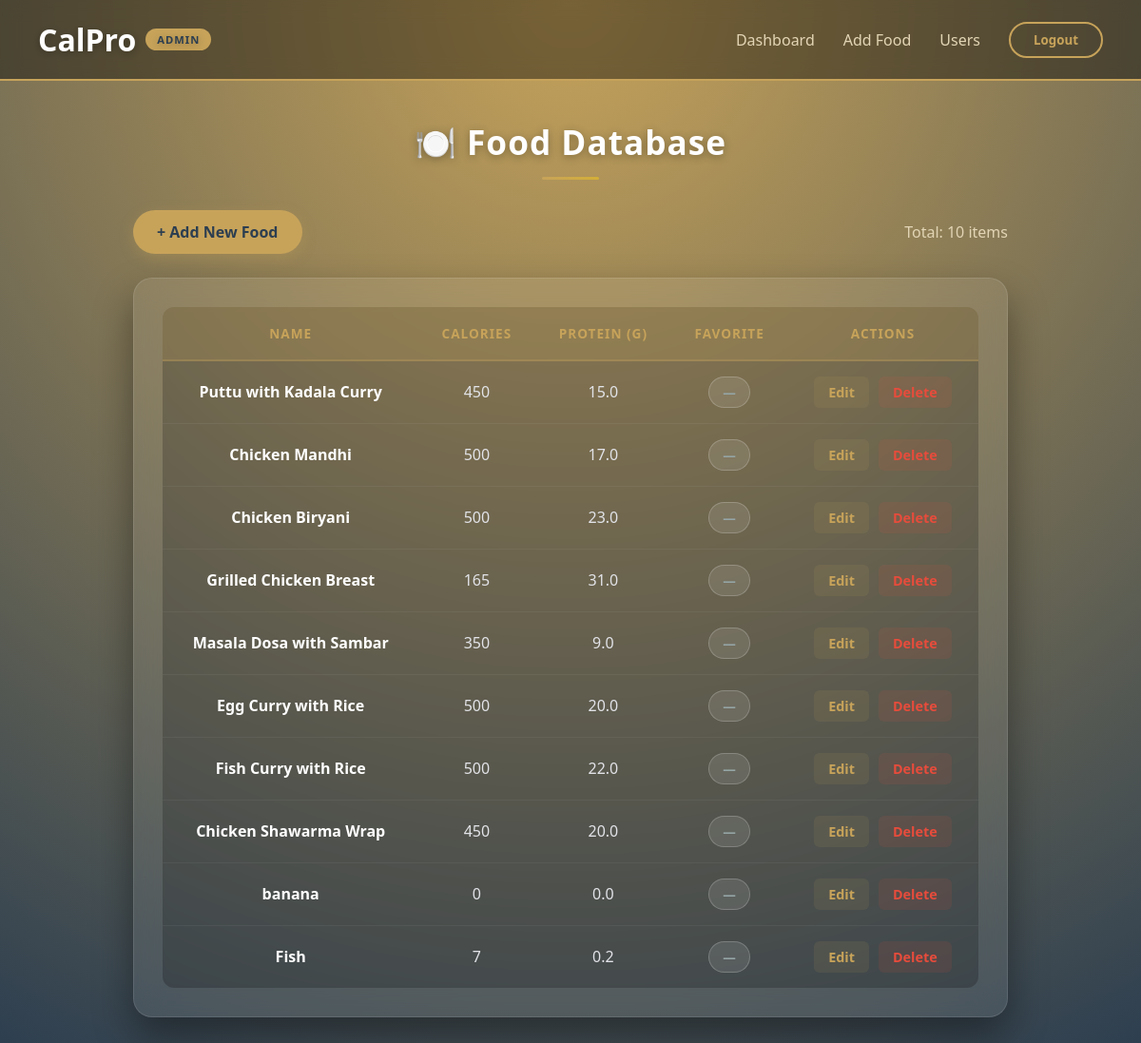
Screenshot of /adminfoodlist/ (signed in) with the database file from the repository.
### tracker/models.py (models this page shows, shortened)
class Food(models.Model):
    name = models.CharField(max_length=100,null=True,blank=True )
    calories = models.IntegerField()
    protein = models.FloatField()
    fav=models.BooleanField(default=False)

### tracker/views.py (the view)
# urls.py: path('adminfoodlist/',views.adminfoodlist,name='adminfoodlist'),
def adminfoodlist(request):
    if not request.session.get('username'):
        return redirect('adminlogin')
    foods = Food.objects.all()
    return render(request, "adminfoodlist.html", {"foods": foods})

### tracker/templates/adminfoodlist.html (shortened to what this page needs)
<!DOCTYPE html>
<html lang="en">
<head>
</head>
<body>
    <nav class="navbar">
        <div class="logo">
            CalPro <span class="admin-badge">Admin</span>
        </div>
        <div class="nav-links">
            <a href="/admindashboard/">Dashboard</a>
            <a href="{% url 'adminaddfood' %}">Add Food</a>
            <a href="/userlist/">Users</a>
            <a href="/adminlogout/"><button class="signup">Logout</button></a>
        </div>
    </nav>
    <div class="container">
        <h2>🍽️ Food Database</h2>
        <div class="action-header">
            <a href="{% url 'adminaddfood' %}" class="add-btn">+ Add New Food</a>
            <span class="total-count">Total: {{ foods|length }} items</span>
        </div>
        <div class="glass-card">
            <table>
                <thead>
                    <tr>
                        <th>Name</th>
                        <th>Calories</th>
                        <th>Protein (g)</th>
                        <th>Favorite</th>
                        <th>Actions</th>
                    </tr>
                </thead>
                <tbody>
                    {% for food in foods %}
                    <tr>
                        <td>{{ food.name }}</td>
                        <td>{{ food.calories }}</td>
                        <td>{{ food.protein }}</td>
                        <td>
                            {% if food.fav %}
                            <span class="badge badge-yes">✓ Yes</span>
                            {% else %}
                            <span class="badge badge-no">—</span>
                            {% endif %}
                        </td>
                        <td class="actions">
                            <a href="{% url 'admineditfood' food.id %}" class="action-link edit-link">Edit</a>
                            <a href="{% url 'admindeletefood' food.id %}" class="action-link delete-link" onclick="return confirm('Delete {{ food.name }}?');">Delete</a>
                        </td>
                    </tr>
                    {% endfor %}
                </tbody>
            </table>
        </div>
    </div>
</body>
</html>

### tracker/templates/adminfoodlist.html (style rules this page uses)
* { margin: 0; padding: 0; box-sizing: border-box; font-family: 'Segoe UI', sans-serif; }
body { min-height: 100vh; background: radial-gradient(circle at top, #c7a35a, #2C3E50); color: #ffffff; padding-bottom: 40px; }
.navbar { display: flex; justify-content: space-between; align-items: center; padding: 20px 40px; background: rgba(0,0,0,0.4); backdrop-filter: blur(10px); position: relative; margin-bottom: 40px; border-bottom: 2px solid #c7a35a; }
.logo { font-size: 32px; font-weight: bold; color: #fff; text-shadow: 0 2px 10px rgba(0,0,0,0.3); display: flex; align-items: center; gap: 10px; }
.admin-badge { background: #c7a35a; color: #2C3E50; padding: 4px 12px; border-radius: 20px; font-size: 0.7rem; text-transform: uppercase; letter-spacing: 1px; font-weight: 800; }
.nav-links { display: flex; align-items: center; gap: 30px; }
.nav-links a { text-decoration: none; color: #e2d5b5; font-weight: 500; transition: all 0.3s; position: relative; }
.nav-links a::after { content: ''; position: absolute; width: 0; height: 2px; bottom: -5px; left: 0; background: #c7a35a; transition: width 0.3s; }
.signup { background: transparent; border: 2px solid #c7a35a; color: #c7a35a; padding: 8px 24px; border-radius: 25px; cursor: pointer; font-weight: 600; transition: all 0.3s; }
.container { max-width: 1000px; margin: 0 auto; padding: 0 40px; }
h2 { text-align: center; margin: 2rem 0; color: #fff; font-weight: 600; font-size: 2.2rem; letter-spacing: 1px; position: relative; text-shadow: 0 2px 10px rgba(0,0,0,0.3); animation: fadeIn 0.6s ease-out; }
h2::after { content: ""; display: block; width: 60px; height: 3px; background: linear-gradient(90deg, #c7a35a, #d4af37); margin: 0.8rem auto 0 auto; border-radius: 2px; }
.action-header { display: flex; justify-content: space-between; align-items: center; margin-bottom: 25px; flex-wrap: wrap; gap: 15px; }
.add-btn { background: #c7a35a; color: #2C3E50; padding: 12px 25px; border-radius: 25px; text-decoration: none; font-weight: 700; transition: all 0.3s; box-shadow: 0 5px 15px rgba(199, 163, 90, 0.3); }
.total-count { color: #e2d5b5; font-size: 1rem; }
.glass-card { background: rgba(255,255,255,0.08); backdrop-filter: blur(15px); border-radius: 20px; padding: 30px; box-shadow: 0 20px 40px rgba(0,0,0,0.4); border: 1px solid rgba(255,255,255,0.1); animation: slideUp 0.6s ease-out 0.1s both; overflow: hidden; }
table { width: 100%; border-collapse: separate; border-spacing: 0; background: rgba(0,0,0,0.2); border-radius: 12px; overflow: hidden; }
thead { background: rgba(199, 163, 90, 0.2); }
th { padding: 18px; text-align: center; font-weight: 600; color: #c7a35a; text-transform: uppercase; font-size: 0.85rem; letter-spacing: 1px; border-bottom: 2px solid rgba(199, 163, 90, 0.3); }
td { padding: 16px 18px; text-align: center; border-bottom: 1px solid rgba(255,255,255,0.05); color: #e2e3e8; }
tbody tr { transition: all 0.3s; }
tbody tr:last-child td { border-bottom: none; }
td:first-child { font-weight: 600; color: #fff; }
.badge { padding: 6px 14px; border-radius: 20px; font-size: 0.85rem; font-weight: 700; display: inline-block; }
.badge-no { background: rgba(255,255,255,0.1); color: #95a5a6; border: 1px solid rgba(255,255,255,0.2); }
.actions { display: flex; justify-content: center; gap: 10px; }
.action-link { padding: 6px 14px; border-radius: 6px; text-decoration: none; font-weight: 600; font-size: 0.9rem; transition: all 0.3s; border: 1px solid transparent; }
.edit-link { color: #c7a35a; background: rgba(199, 163, 90, 0.1); }
.delete-link { color: #e74c3c; background: rgba(231, 76, 60, 0.1); }

### rows the page displays
Food: name "Puttu with Kadala Curry", calories "450", protein "15.0"
Food: name "Chicken Mandhi", calories "500", protein "17.0"
Food: name "Chicken Biryani", calories "500", protein "23.0"
Food: name "Grilled Chicken Breast", calories "165", protein "31.0"
Food: name "Masala Dosa with Sambar", calories "350", protein "9.0"
Food: name "Egg Curry with Rice", calories "500", protein "20.0"
Food: name "Fish Curry with Rice", calories "500", protein "22.0"
Food: name "Chicken Shawarma Wrap", calories "450", protein "20.0"
Food: name "banana", calories "0", protein "0.0"
Food: name "Fish", calories "7", protein "0.2"

### other values shown
{{ foods|length }} "10"
